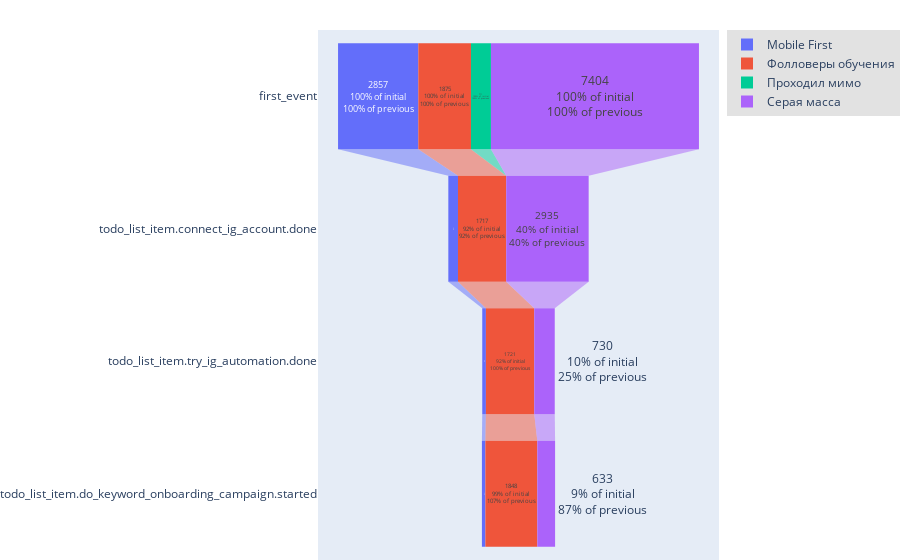

The code cell stored with this chart in its notebook:
### Code cell
event_df2.rete.funnel(targets = ['first_event','todo_list_item.connect_ig_account.done','todo_list_item.try_ig_automation.done', 'todo_list_item.do_keyword_onboarding_campaign.started'],
                 groups = (c0, c1, c2, c3),
                 group_names = ('Mobile First', 'Фолловеры обучения', 'Проходил мимо', 'Серая масса'))

### Figure 1 — Plotly figure (JSON) as saved in the notebook; plotly's stock layout.template omitted (floating-point values rounded to 4 significant figures)
{"data": [{"name": "Mobile First", "textinfo": "value+percent initial+percent previous", "type": "funnel", "x": [2857, 344, 130, 124], "y": ["first_event", "todo_list_item.connect_ig_account.done", "todo_list_item.try_ig_automation.done", "todo_list_item.do_keyword_onboarding_campaign.started"]}, {"name": "Фолловеры обучения", "textinfo": "value+percent initial+percent previous", "type": "funnel", "x": [1875, 1717, 1721, 1848], "y": ["first_event", "todo_list_item.connect_ig_account.done", "todo_list_item.try_ig_automation.done", "todo_list_item.do_keyword_onboarding_campaign.started"]}, {"name": "Проходил мимо", "textinfo": "value+percent initial+percent previous", "type": "funnel", "x": [711, 0, 0, 0], "y": ["first_event", "todo_list_item.connect_ig_account.done", "todo_list_item.try_ig_automation.done", "todo_list_item.do_keyword_onboarding_campaign.started"]}, {"name": "Серая масса", "textinfo": "value+percent initial+percent previous", "type": "funnel", "x": [7404, 2935, 730, 633], "y": ["first_event", "todo_list_item.connect_ig_account.done", "todo_list_item.try_ig_automation.done", "todo_list_item.do_keyword_onboarding_campaign.started"]}], "layout": {"funnelmode": "stack", "hovermode": "closest", "legend": {"bgcolor": "#E2E2E2", "font": {"size": 12}, "orientation": "v", "xanchor": "left"}, "margin": {"b": 0, "l": 180, "pad": 0, "r": 0, "t": 30}, "showlegend": true}}
